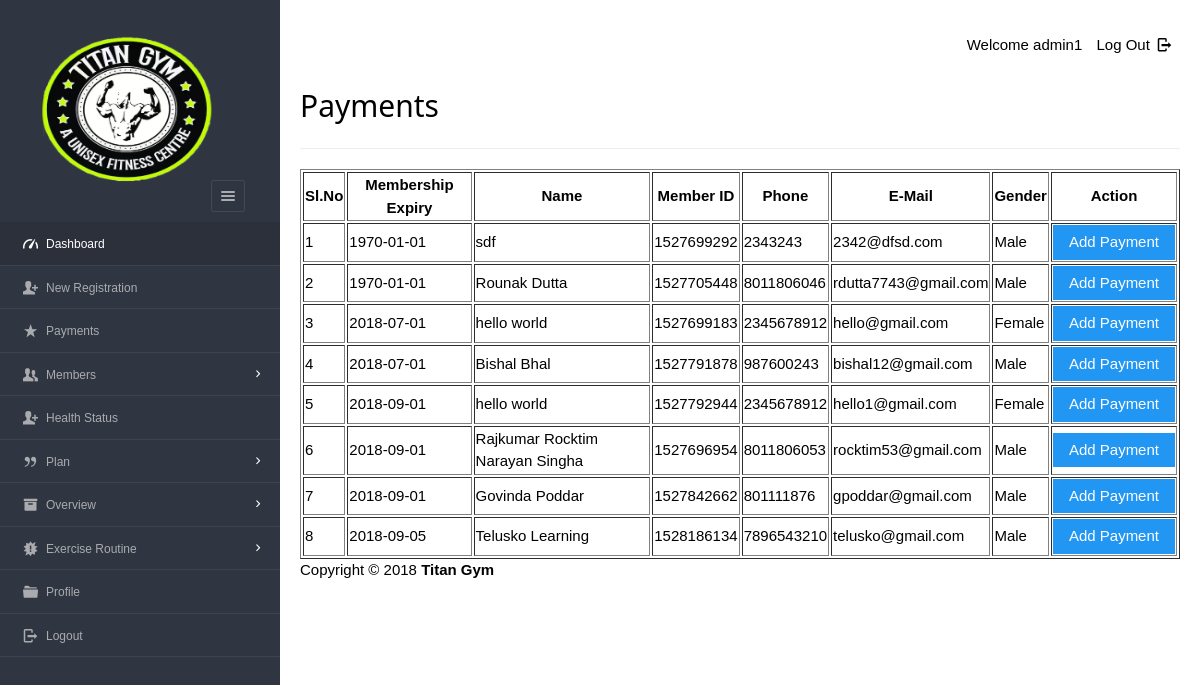
Before: /Files/dashboard/admin/payments.php (signed in) with the older database file.
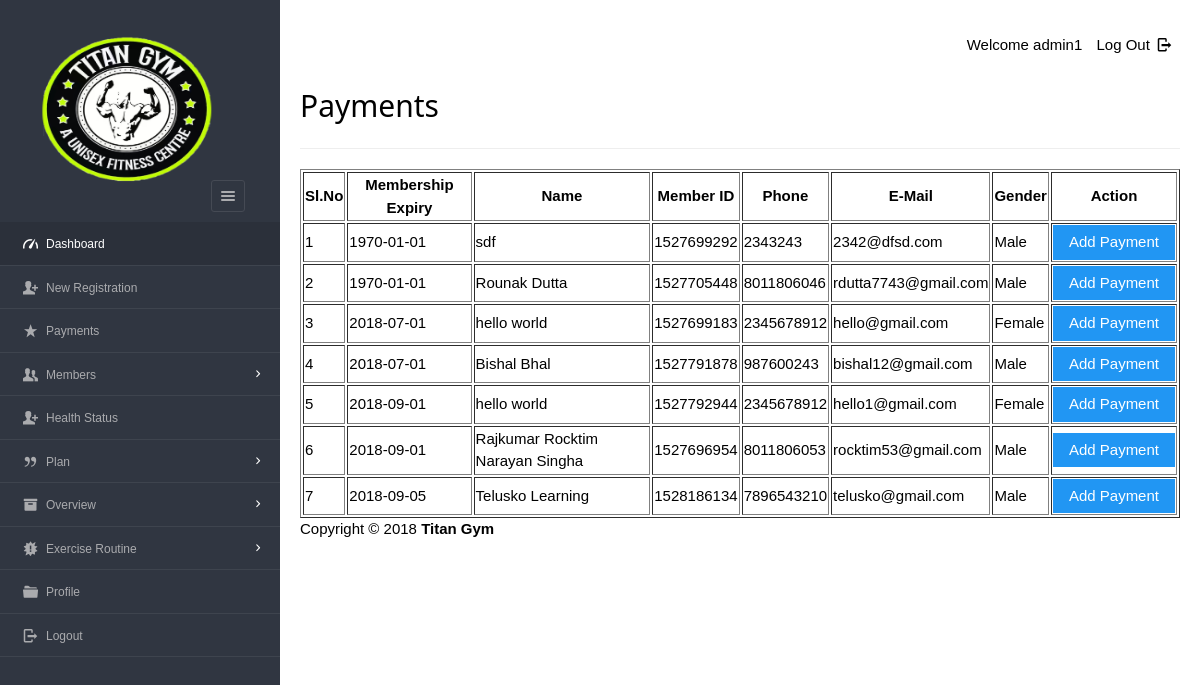
After: the same page with the newer database file.
### tables this page shows
CREATE TABLE `users`  (
  `userid` varchar(20) NOT NULL,
  `username` varchar(40) NOT NULL,
  `gender` varchar(8) NOT NULL,
  `mobile` varchar(20) NOT NULL,
  `email` varchar(20) NOT NULL,
  `dob` varchar(10) NOT NULL,
  `joining_date` varchar(10) NOT NULL,
  PRIMARY KEY (`userid`) USING BTREE,
  UNIQUE INDEX `email`(`email`) USING BTREE,
  INDEX `userid`(`userid`) USING BTREE
);

CREATE TABLE `enrolls_to`  (
  `et_id` int(5) NOT NULL AUTO_INCREMENT,
  `pid` varchar(8) NOT NULL,
  `uid` varchar(20) NOT NULL,
  `paid_date` varchar(15) NULL DEFAULT NULL,
  `expire` varchar(15) NULL DEFAULT NULL,
  `renewal` varchar(15) NULL DEFAULT NULL,
  PRIMARY KEY (`et_id`) USING BTREE,
  INDEX `user_ID`(`uid`) USING BTREE,
  INDEX `plan_ID_idx`(`pid`) USING BTREE,
  CONSTRAINT `plan_ID` FOREIGN KEY (`pid`) REFERENCES `plan` (`pid`) ON DELETE NO ACTION ON UPDATE NO ACTION,
  CONSTRAINT `user_ID` FOREIGN KEY (`uid`) REFERENCES `users` (`userid`) ON DELETE CASCADE ON UPDATE NO ACTION
);

### Files/dashboard/admin/payments.php (the view, shortened to what this page needs)
<?php
require '../../include/db_conn.php';
?>
<!DOCTYPE html>
<html lang="en">
<head>
    <link rel="stylesheet" href="../../css/style.css"  id="style-resource-5">
    <link rel="stylesheet" href="../../css/dashMain.css">
    <link rel="stylesheet" type="text/css" href="../../css/entypo.css">
    <link href="a1style.css" type="text/css" rel="stylesheet">
</head>
      <body class="page-body  page-fade" onload="collapseSidebar()">
    	<div class="page-container sidebar-collapsed" id="navbarcollapse">
		<div class="sidebar-menu">
			<header class="logo-env">
			<div class="logo">
				<a href="main.php">
					<img src="../../images/logo.png" alt="" width="192" height="80" />
				</a>
			</div>
					<div class="sidebar-collapse" onclick="collapseSidebar()">
				<a href="#" class="sidebar-collapse-icon with-animation">
					<i class="entypo-menu"></i>
				</a>
			</div>
			</header>
    		<?php include('nav.php'); ?>
    	</div>
    		<div class="main-content">
				<div class="row">
					<div class="col-md-6 col-sm-8 clearfix">
					</div>
					<div class="col-md-6 col-sm-4 clearfix hidden-xs">
						<ul class="list-inline links-list pull-right">
							<li>Welcome <?php echo $_SESSION['full_name']; ?>
							</li>
							<li>
								<a href="logout.php">
									Log Out <i class="entypo-logout right"></i>
								</a>
							</li>
						</ul>
					</div>
				</div>
		<h2>Payments</h2>
		<hr />
		<table class="table table-bordered datatable" id="table-1" border=1>
			<thead>
				<tr>
					<th>Sl.No</th>
					<th>Membership Expiry</th>
					<th>Name</th>
					<th>Member ID</th>
					<th>Phone</th>
					<th>E-Mail</th>
					<th>Gender</th>
					<th>Action</th>
				</tr>
			</thead>
				<tbody>
				<?php
					$query  = "select * from enrolls_to where renewal='yes' ORDER BY expire";
					$result = mysqli_query($con, $query);
					$sno    = 1;
					if (mysqli_affected_rows($con) != 0) {
					    while ($row = mysqli_fetch_array($result, MYSQLI_ASSOC)) {
					        $uid   = $row['uid'];
					        $planid=$row['pid'];
					        $query1  = "select * from users WHERE userid='$uid'";
					        $result1 = mysqli_query($con, $query1);
					        if (mysqli_affected_rows($con) == 1) {
					            while ($row1 = mysqli_fetch_array($result1, MYSQLI_ASSOC)) {
					                 echo "<tr><td>".$sno."</td>";
					                echo "<td>" . $row['expire'] . "</td>";
					                echo "<td>" . $row1['username'] . "</td>";
					                echo "<td>" . $row1['userid'] . "</td>";
					                echo "<td>" . $row1['mobile'] . "</td>";
					                echo "<td>" . $row1['email'] . "</td>";
					                echo "<td>" . $row1['gender'] . "</td>";
					                $sno++;
					                echo "<td><form action='make_payments.php' method='post'><input type='hidden' name='userID' value='" . $uid . "'/>
					                <input type='hidden' name='planID' value='" . $planid . "'/><input type='submit' class='a1-btn a1-blue' value='Add Payment ' class='btn btn-info'/></form></td></tr>";
					                $uid = 0;
					            }
					        }
					    }
					}
					?>
				</tbody>
		</table>
			<?php include('footer.php'); ?>
    	</div>
    </body>
</html>

### Files/dashboard/admin/nav.php (shortened to what this page needs)
<ul id="main-menu" class="" >
    <li class="active opened active"><a href="index.php"><i class="entypo-gauge"></i><span>Dashboard</span></a></li>
	<li><a href="new_entry.php"><i class="entypo-user-add"></i><span>New Registration</span></a>
	<li><a href="payments.php"><i class="entypo-star"></i><span>Payments</span></a></li>
	<li class="" id="hassubopen"><a href="#" onclick="memberExpand(1)"><i class="entypo-users"></i><span>Members</span></a>
	</li>
	<li><a href="new_health_status.php"><i class="entypo-user-add"></i><span>Health Status</span></a>
		<li class="" id="planhassubopen"><a href="#" onclick="memberExpand(2)"><i class="entypo-quote"></i><span>Plan</span></a>
	<li class="" id="overviewhassubopen"><a href="#" onclick="memberExpand(3)"><i class="entypo-box"></i><span>Overview</span></a>
	<li class="" id="routinehassubopen"><a href="#" onclick="memberExpand(4)"><i class="entypo-alert"></i><span>Exercise Routine</span></a>
	</li>
	<li><a href="more-userprofile.php"><i class="entypo-folder"></i><span>Profile</span></a></li>
	<li><a href="logout.php"><i class="entypo-logout"></i><span>Logout</span></a></li>
</ul>

### Files/dashboard/admin/footer.php
<footer class="main">Copyright &copy; 2018 <strong>Titan Gym </strong></footer>

### Files/css/style.css (style rules this page uses)
html { font-size: 62.5%; font-family: sans-serif; }
div { display: block; }
body { font-family: "Noto Sans", sans-serif, "Helvetica Neue", Helvetica, Arial, sans-serif; font-size: 12px; line-height: 1.428571429; display: block; margin: 0; }
*, *:before, *:after { box-sizing: border-box; }
a { text-decoration: none; background: transparent; }
img { vertical-align: middle; }
img { border: 0; }
.logo img { width: 220px; height: 200px; }
input, button, select, textarea { font-family: inherit; font-size: inherit; line-height: inherit; }
button, input { line-height: normal; }
button, input, select, textarea { font-family: inherit; font-size: 100%; margin: 0; }
input { background-color: white; cursor: text; padding: 1px; border-width: 2px; border-style: inset; border-color: initial; border-image: initial; }
input, textarea, select, button { text-rendering: auto; color: initial; letter-spacing: normal; word-spacing: normal; text-transform: none; text-indent: 0px; text-shadow: none; display: inline-block; text-align: start; margin: 0em; font: 400 13.3333px Arial; }
button, html input[type="button"], input[type="reset"], input[type="submit"] { cursor: pointer; }
a { color: #373e4a; text-decoration: none; }
a { background: transparent; }
a { color: #373e4a; }
.page-container { position: relative; padding-left: 280px; }
.page-container .sidebar-menu { position: absolute; width: 280px; top: 0; left: 0; bottom: 0; background: #303641; color: #aaabae; z-index: 1; min-height: 796px; box-sizing: border-box; }
.page-container .sidebar-menu .logo-env { width: 100%; padding: 35px; padding-bottom: 10px; box-sizing: border-box; }
.page-container .sidebar-menu .logo-env:before, .page-container .sidebar-menu .logo-env:after { content: " "; display: table; }
.page-container .sidebar-menu .logo-env > div { display: block; vertical-align: middle; white-space: nowrap; float: left; }
.page-container .sidebar-menu .logo-env > div > a { display: inline-block; color: #aaabae; }
.page-container .sidebar-menu .logo-env > div.sidebar-collapse, .page-container .sidebar-menu .logo-env > div.sidebar-mobile-menu { position: relative; float: right; }
.page-container .sidebar-menu .logo-env > div.sidebar-collapse a, .page-container .sidebar-menu .logo-env > div.sidebar-mobile-menu a { display: inline-block; border: 1px solid #454a54; text-align: center; padding: 0; line-height: 1; font-size: 20px; font-weight: 300; padding: 5px 2px; background-clip: padding-box; border-radius: 3px; transition: all 200ms ease-in-out; }
.page-container .sidebar-menu .logo-env .logo img { width: 180px; height: 150px; }
.page-container .sidebar-menu .logo-env:after { clear: both; }
.page-container .sidebar-menu #main-menu { list-style: none; margin: 0; padding: 0; margin-bottom: 20px; }
ul, ol { margin-top: 0; margin-bottom: 8.5px; }
ul, menu, dir { display: block; list-style-type: disc; }
.page-container .sidebar-menu #main-menu li { position: relative; margin: 0; font-size: 12px; border-bottom: 1px solid rgba(69, 74, 84, 0.7); }
li { display: list-item; }
.page-container .sidebar-menu #main-menu li.active > a { background-color: #2b303a; color: #ffffff; }
.page-container .sidebar-menu #main-menu li a { position: relative; display: block; padding: 10px 20px; color: #aaabae; z-index: 2; transition: color 250ms ease-in-out, background-color 250ms ease-in-out; }
.page-container .sidebar-menu #main-menu li a i { top: 1px; }
.page-container .sidebar-menu #main-menu li i { position: relative; font-size: 15px; margin-right: 5px; }
i, cite, em, var, address, dfn { font-style: italic; }
.page-container .sidebar-menu #main-menu li a span { transition: 350ms opacity ease-in-out; }
.page-container .sidebar-menu #main-menu li.has-sub > a:before { position: relative; content: '\e877'; content: '\e879'; display: inline-block; font-family: 'Entypo'; color: #454a54; color: #FFF; float: right; font-size: 15px; margin-left: 13px; top: 0px; transition: all 300ms ease-in-out; }

Changed rows visible on the page:
removed enrolls_to: expire "2018-09-01"
removed users: username "Govinda Poddar", userid "1527842662", mobile "801111876", email "gpoddar@gmail.com", gender "Male"
